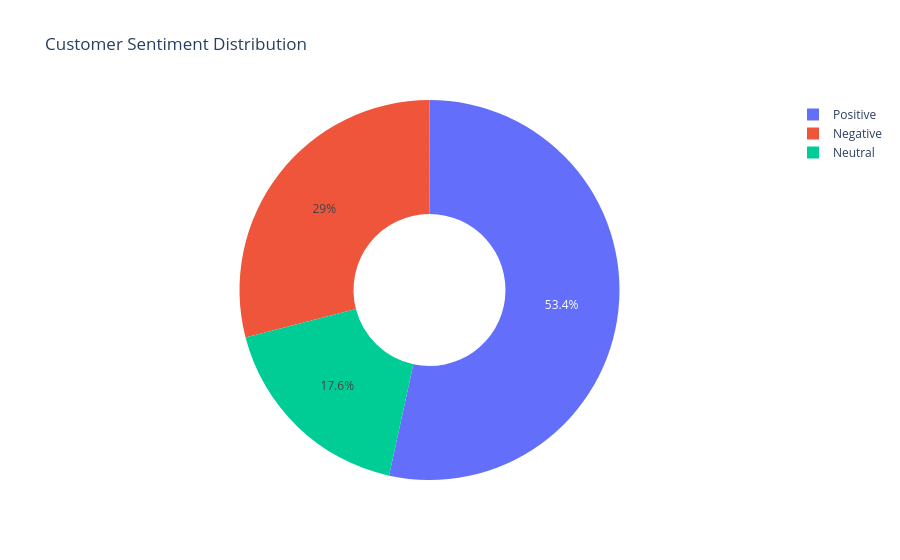

Here is the notebook cell this chart was saved with:
### Code cell
sentiment_counts = (
    df["sentiment"]
    .value_counts()
    .reset_index()
)

fig = px.pie(
    sentiment_counts,
    names="sentiment",
    values="count",
    title="Customer Sentiment Distribution",
    hole=0.4
)

fig.show()

### Figure 1 — Plotly figure (JSON) as saved in the notebook; plotly's stock layout.template omitted (floating-point values rounded to 4 significant figures)
{"data": [{"domain": {"x": [0, 1], "y": [0, 1]}, "hole": 0.4, "hovertemplate": "sentiment=%{label}<br>count=%{value}<extra></extra>", "labels": ["Positive", "Negative", "Neutral"], "legendgroup": "", "name": "", "showlegend": true, "type": "pie", "values": [15409, 8374, 5063]}], "layout": {"legend": {"tracegroupgap": 0}, "title": {"text": "Customer Sentiment Distribution"}}}
